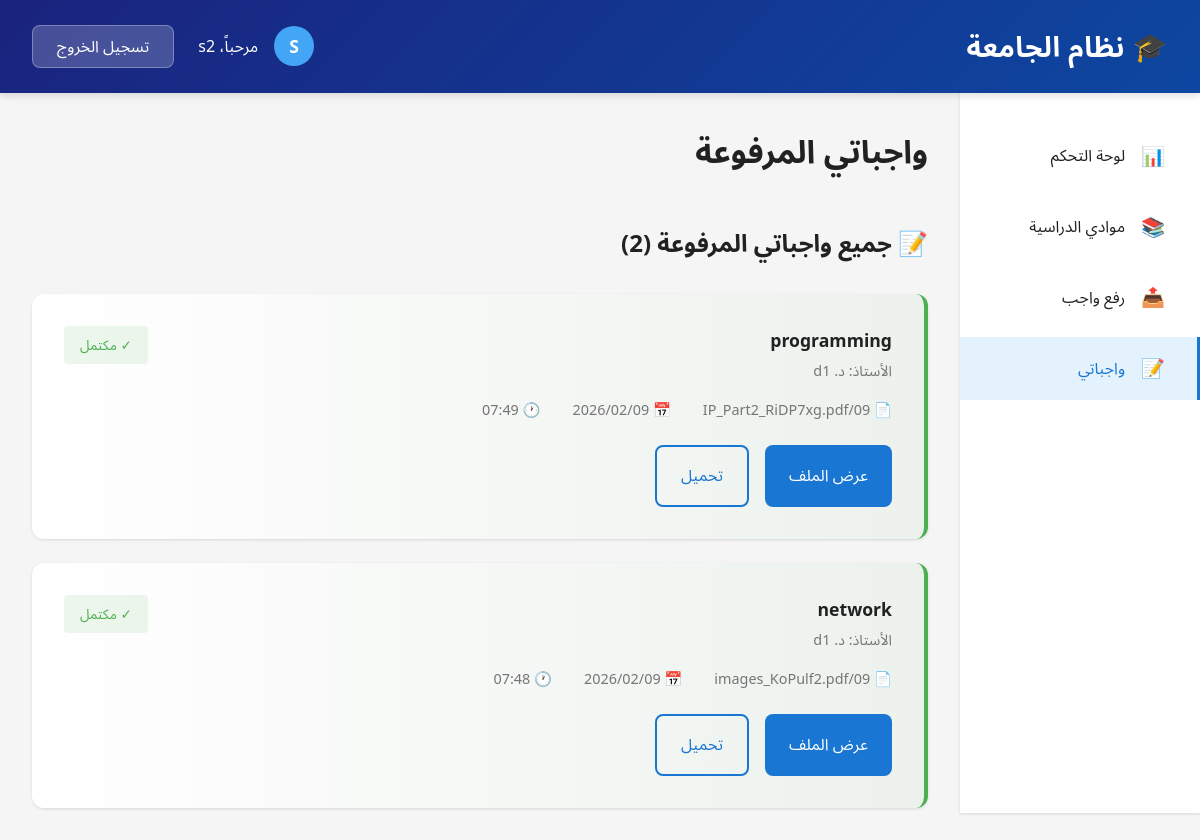
The app's page /student/submissions/ (signed in) with its own data.
### myapp/models.py (models this page shows, shortened)
class Submission(models.Model):
    student = models.ForeignKey(
        User,
        on_delete=models.CASCADE,
        related_name='submissions'
    )
    subject = models.ForeignKey(
        Subject,
        on_delete=models.CASCADE,
        related_name='submissions'
    )
    file = models.FileField(upload_to='submissions/%Y/%m/%d/')
    text = models.TextField(blank=True)
    upload_date = models.DateTimeField(auto_now_add=True)
    class Meta:
        verbose_name = 'Submission'
        verbose_name_plural = 'Submissions'
        ordering = ['-upload_date']

class Subject(models.Model):
    name = models.CharField(max_length=100, unique=True)
    description = models.TextField(blank=True, null=True)
    doctor = models.ForeignKey(
        User,
        on_delete=models.SET_NULL,
        null=True,
        limit_choices_to={'profile__role': 'doctor'},
        related_name='teaching_subjects'
    )
    created_at = models.DateTimeField(auto_now_add=True)
    class Meta:
        verbose_name = 'Subject'
        verbose_name_plural = 'Subjects'
        ordering = ['name']

### myapp/views.py (the view)
# urls.py: path('student/submissions/', views.StudentSubmissionsView.as_view(), name='student_submissions'),
@method_decorator(login_required, name='dispatch')
class StudentSubmissionsView(View):
    def get(self, request):
        if not hasattr(request.user, 'profile') or request.user.profile.role != 'student':
            messages.error(request, 'غير مصرح لك بالوصول إلى هذه الصفحة.')
            return redirect('/')
        enrollments = Enrollment.objects.filter(
            student=request.user
        ).select_related('subject', 'subject__doctor')
        submissions = Submission.objects.filter(
            student=request.user
        ).select_related('subject').order_by('-upload_date')
        context = {
            'submissions': submissions,
            'enrollments': enrollments,
            'total_submissions': submissions.count()
        }
        return render(request, 'myapp/student_submissions.html', context)

### templates/myapp/student_submissions.html (shortened to what this page needs)
{% extends 'base.html' %}
{% load static %}
{% block content %}
    <header class="header">
        <div class="header-content">
            <h1>🎓 نظام الجامعة</h1>
            <div class="header-user">
                <div class="user-info">
                    <div class="user-avatar">{{ user.username|slice:":1"|upper }}</div>
                    <span>مرحباً، {{ user.username }}</span>
                </div>
                <a href="{% url 'logout' %}" class="logout-btn">تسجيل الخروج</a>
            </div>
        </div>
    </header>
    <div class="dashboard-layout">
        <aside class="sidebar">
            <ul class="sidebar-menu">
                <li>
                    <a href="{% url 'student' %}">
                        <span class="icon">📊</span>
                        <span>لوحة التحكم</span>
                    </a>
                </li>
                <li>
                    <a href="{% url 'student_subjects' %}">
                        <span class="icon">📚</span>
                        <span>موادي الدراسية</span>
                    </a>
                </li>
                <li>
                    <a href="{% url 'student_upload' %}">
                        <span class="icon">📤</span>
                        <span>رفع واجب</span>
                    </a>
                </li>
                <li>
                    <a href="{% url 'student_submissions' %}" class="active">
                        <span class="icon">📝</span>
                        <span>واجباتي</span>
                    </a>
                </li>
            </ul>
        </aside>
        <main class="main-content">
            <h1 class="page-title">واجباتي المرفوعة</h1>
            <section class="assignments-section">
                <div class="section-header">
                    <h2 class="section-title">📝 جميع واجباتي المرفوعة ({{ total_submissions }})</h2>
                </div>
                {% if submissions %}
                <div class="assignments-list">
                    {% for submission in submissions %}
                    <div class="assignment-card submitted">
                        <div class="assignment-header">
                            <div>
                                <h3 class="assignment-title">{{ submission.subject.name }}</h3>
                                <p style="font-size: 0.9rem; color: #757575; margin-top: 0.3rem;">
                                    الأستاذ: د. {% if submission.subject.doctor %}{{ submission.subject.doctor.get_full_name|default:submission.subject.doctor.username }}{% else %}غير محدد{% endif %}
                                </p>
                            </div>
                            <span class="assignment-status status-submitted">✓ مكتمل</span>
                        </div>
                        <div class="assignment-meta">
                            <span>📄 {{ submission.file.name|slice:"20:" }}</span>
                            <span>📅 {{ submission.upload_date|date:"Y/m/d" }}</span>
                            <span>🕐 {{ submission.upload_date|time:"H:i" }}</span>
                        </div>
                        <div class="assignment-actions">
                            <a href="{{ submission.file.url }}" target="_blank" class="btn btn-primary">عرض الملف</a>
                            <a href="{{ submission.file.url }}" download class="btn btn-outline">تحميل</a>
                        </div>
                    </div>
                    {% endfor %}
                </div>
                {% endif %}
            </section>
        </main>
    </div>
{% endblock %}

### records on screen
Submission: subject.name "programming", subject.doctor.get_full_name "d1", file.name "09/IP_Part2_RiDP7xg.pdf", upload_date "2026/02/09", upload_date "07:49"
Submission: subject.name "network", subject.doctor.get_full_name "d1", file.name "09/images_KoPulf2.pdf", upload_date "2026/02/09", upload_date "07:48"

### other values on screen
{{ user.username|slice:":1"|upper }} "S"
{{ user.username }} "s2"
{{ total_submissions }} "2"
